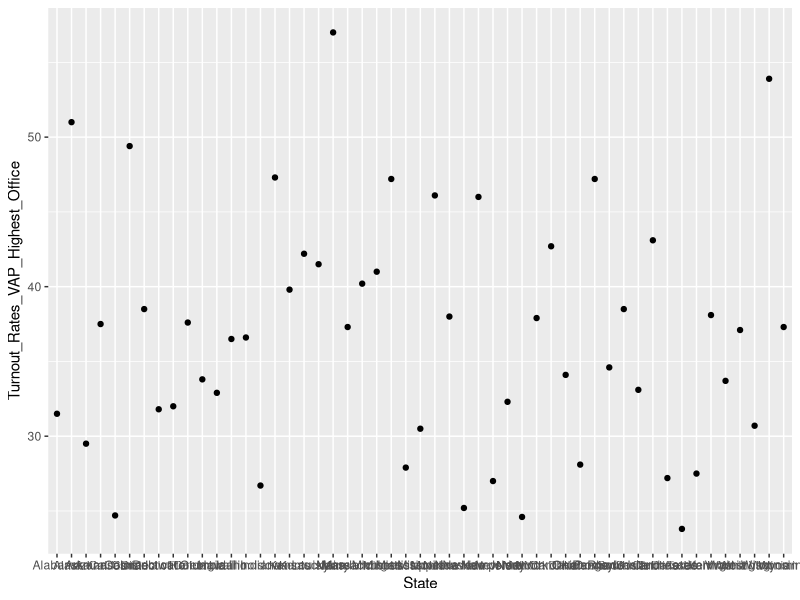
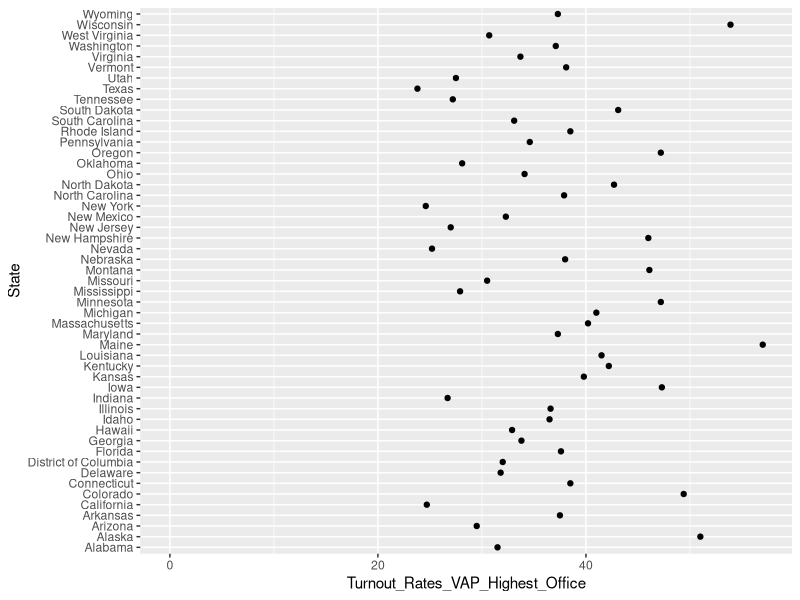
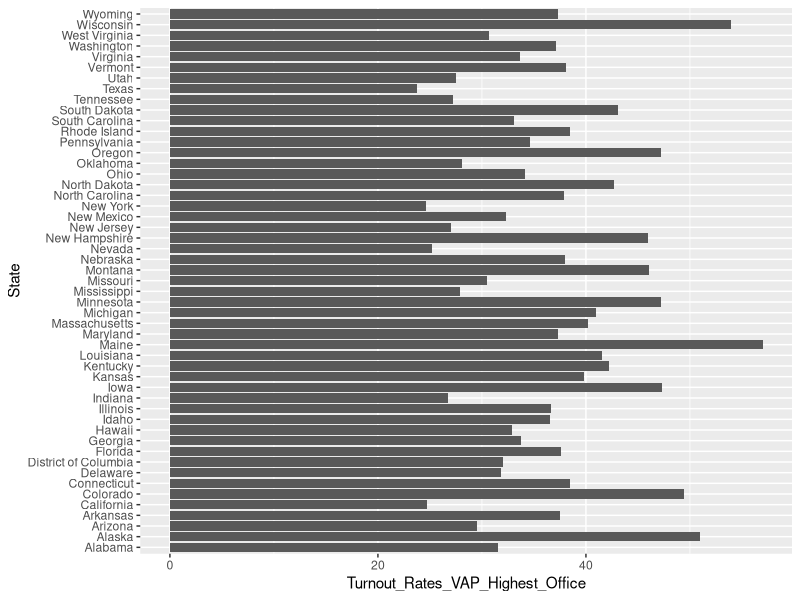
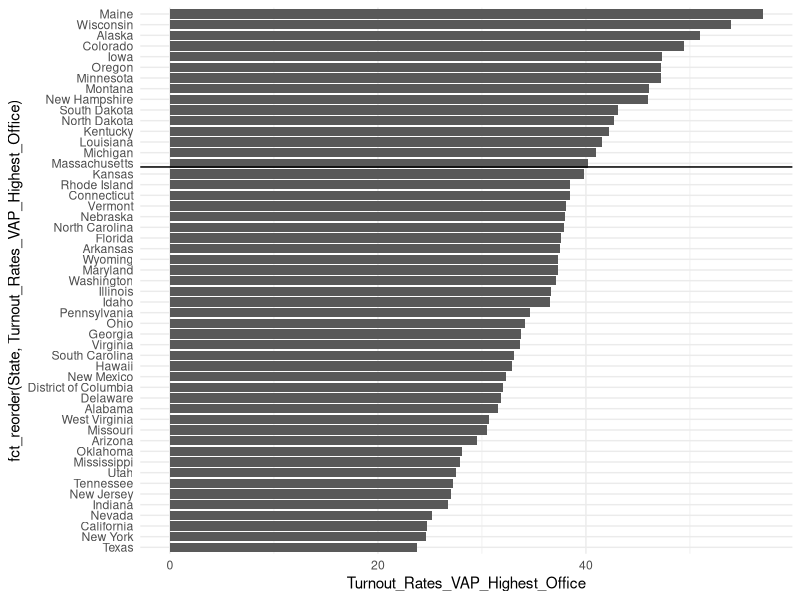
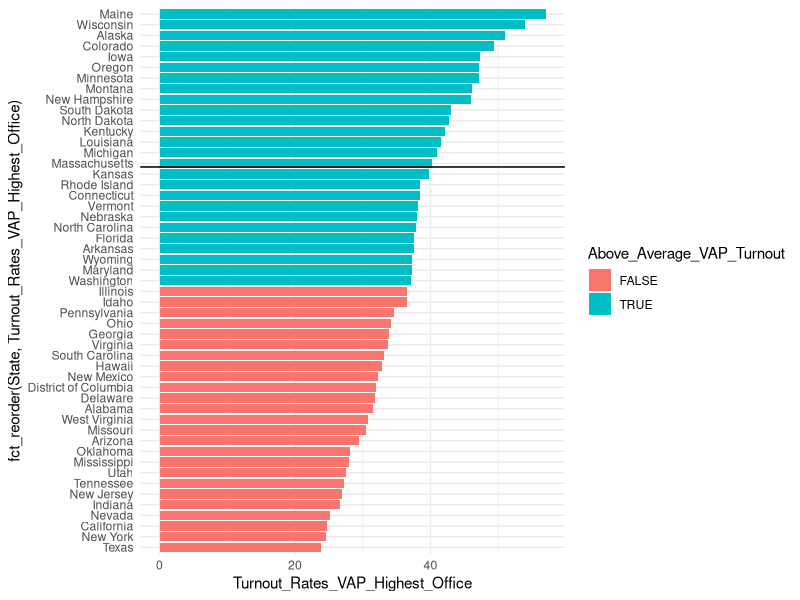

Source code (R) for these figures, in order:
# 0. load libraries

library(tidyverse)
library(lubridate)

# 1. import data

elections <- read_csv("VoterTurnoutData-1980-2014.csv")
glimpse(elections)
str(elections)

# 2. filter for 2014 and generate some quick summaries

election.2014 <- elections %>%
  filter(Year == 2014 & State != "United States")

summary(election.2014)

# 3. exploratory graphs

p1 <- ggplot(election.2014,
       aes(y = Turnout_Rates_VAP_Highest_Office, x = State))
p1 + geom_point()

## let's change the scale on the x-axis to start at 0

p1 + geom_point() + expand_limits(y = 0) + coord_flip()

## or a bar chart
# deciding how to explore this led to changing the mapping of x and y. Which should be mapped to x?
# You can use coord_flip to alter this if the display is not working out.

p1 + geom_col() + coord_flip()

# can we sort this from largest to smallest turnout
# use forcats

election.2014 %>%
  ggplot(aes(x = fct_reorder(State, Turnout_Rates_VAP_Highest_Office), y = Turnout_Rates_VAP_Highest_Office)) +
  geom_col() +
  geom_vline(aes(xintercept = mean(Turnout_Rates_VAP_Highest_Office))) +
  coord_flip() +
  theme_minimal()
  
# let's color the lines based on whether they are greater or smaller than the mean

election.2014 <- election.2014 %>%
  mutate(Above_Average_VAP_Turnout 
         = ifelse(Turnout_Rates_VAP_Highest_Office > mean(Turnout_Rates_VAP_Highest_Office), T, F))

election.2014 %>%
  ggplot(aes(x = fct_reorder(State, Turnout_Rates_VAP_Highest_Office), 
             y = Turnout_Rates_VAP_Highest_Office,
             fill = Above_Average_VAP_Turnout)) +
  geom_col() +
  geom_vline(aes(xintercept = mean(Turnout_Rates_VAP_Highest_Office))) + # this calculation is incorrect
  coord_flip() +
  theme_minimal()

mean(election.2014$Turnout_Rates_VAP_Highest_Office)

election.2014 %>%
  select(State, Turnout_Rates_VAP_Highest_Office) %>%
  filter(Turnout_Rates_VAP_Highest_Office > 35) %>%
  arrange(desc(Turnout_Rates_VAP_Highest_Office)) %>%
  View()
